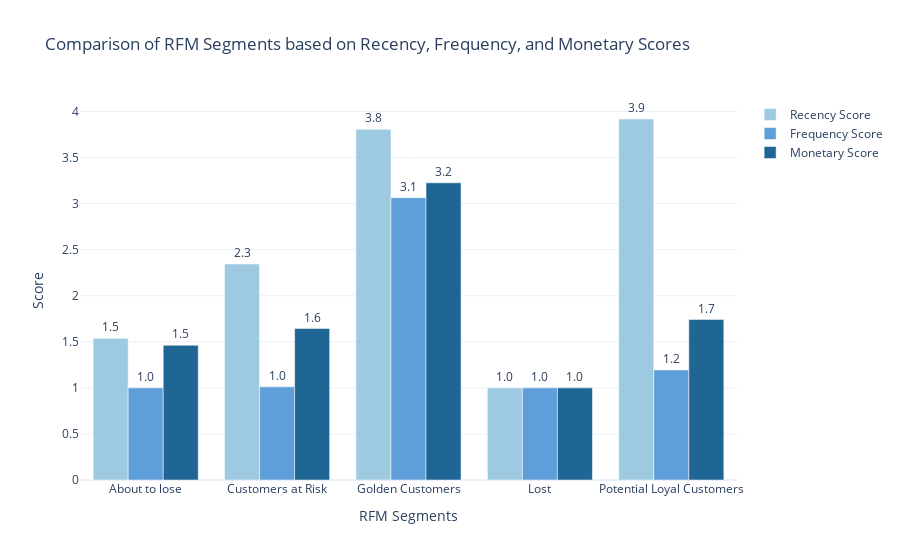

Notebook cell for this chart:
### Code cell
fig = go.Figure()


fig.add_trace(go.Bar(
    x=segment_scores['RFM Customer Segments'],
    y=segment_scores['RecencyScore'],
    name='Recency Score',
    marker_color='rgb(158,202,225)',
    text=segment_scores['RecencyScore']
))


fig.add_trace(go.Bar(
    x=segment_scores['RFM Customer Segments'],
    y=segment_scores['FrequencyScore'],
    name='Frequency Score',
    marker_color='rgb(94,158,217)',
    text=segment_scores['FrequencyScore']
))


fig.add_trace(go.Bar(
    x=segment_scores['RFM Customer Segments'],
    y=segment_scores['MonetaryScore'],
    name='Monetary Score',
    marker_color='rgb(32,102,148)',
    text=segment_scores['MonetaryScore']
))


fig.update_layout(
    title='Comparison of RFM Segments based on Recency, Frequency, and Monetary Scores',
    xaxis_title='RFM Segments',
    yaxis_title='Score',
    barmode='group',
    showlegend=True
)
fig.update_traces(texttemplate='%{text:.2s}', textposition='outside')

fig.show()

### Figure 1 — Plotly figure (JSON) as saved in the notebook; plotly's stock layout.template omitted (floating-point values rounded to 4 significant figures)
{"data": [{"marker": {"color": "rgb(158,202,225)"}, "name": "Recency Score", "text": [1.538, 2.344, 3.806, 1, 3.918], "textposition": "outside", "texttemplate": "%{text:.2s}", "type": "bar", "x": ["About to lose", "Customers at Risk", "Golden Customers", "Lost", "Potential Loyal Customers"], "y": [1.538, 2.344, 3.806, 1, 3.918]}, {"marker": {"color": "rgb(94,158,217)"}, "name": "Frequency Score", "text": [1, 1.011, 3.065, 1, 1.195], "textposition": "outside", "texttemplate": "%{text:.2s}", "type": "bar", "x": ["About to lose", "Customers at Risk", "Golden Customers", "Lost", "Potential Loyal Customers"], "y": [1, 1.011, 3.065, 1, 1.195]}, {"marker": {"color": "rgb(32,102,148)"}, "name": "Monetary Score", "text": [1.462, 1.644, 3.226, 1, 1.742], "textposition": "outside", "texttemplate": "%{text:.2s}", "type": "bar", "x": ["About to lose", "Customers at Risk", "Golden Customers", "Lost", "Potential Loyal Customers"], "y": [1.462, 1.644, 3.226, 1, 1.742]}], "layout": {"barmode": "group", "showlegend": true, "title": {"text": "Comparison of RFM Segments based on Recency, Frequency, and Monetary Scores"}, "xaxis": {"title": {"text": "RFM Segments"}}, "yaxis": {"title": {"text": "Score"}}}}
